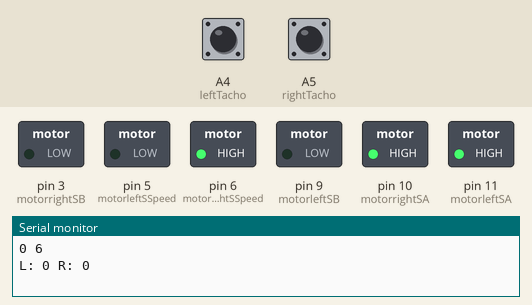
Recording of a sketch running on a simulated Arduino Uno, built with avr-gcc and run on an emulated ATmega328P. Shown: switched loads named in the sketch (green lamp = pin HIGH), the last lines printed to the serial monitor. Inputs (shaded band) come from the test bench; at power-on: A4 (leftTacho) LOW, A5 (rightTacho) LOW.

Above: at 0.06 s.
At 19.93 s:
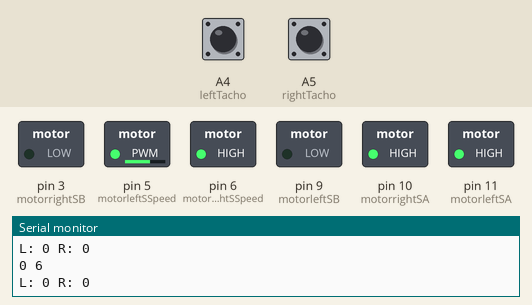
At 29.93 s:
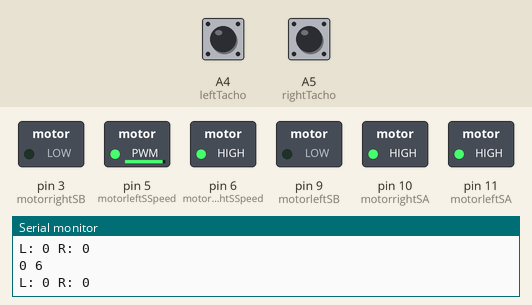
At 39.93 s:
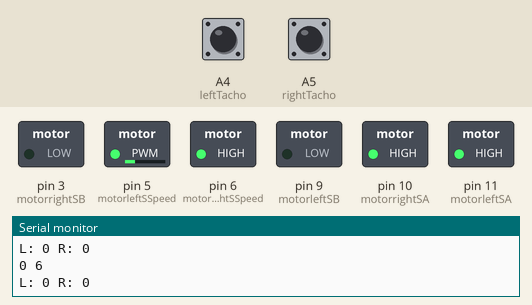
Timing chart, 0 to 40.0 s (numbered marks = the images above):
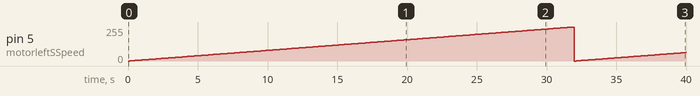

Measured:
- by itself, pin 5 (motorleftSSpeed): 0/255 → 1/255 at 0.13 s, → 2/255 0.12 s later, → 3/255 0.12 s later, → 4/255 0.12 s later, … (320 changes in this stretch)

The sketch:

PID_interrupt.ino
```cpp
#include <stdio.h>

/*This program drives the wheels of the robot forward and uses the tacometers to count the rotations in ticks
The ticks is summed in the variables int stateLeftTaco and int stateRightTaco. Speed is controlled with the variables slowL
and slowR*/

/*Pins setup*/

//Taco meters
  const int leftTacho=A4;
  const int rightTacho=A5;

// sensors
//  int center = 8; //hvid
//  int centerLeftS = 7; //lilla
//  int centerRightS = 13; //grøn
//  int leftS = 4; //blå
//  int rightS = 2; //brun

// motor pins
  int motorleftSA=11; // pin 11 på arduino forbundet til pin 2 på motor driver
  int motorrightSA=10; // pin 10 på arduino forbundet til pin 10 på motor driver
  int motorleftSB=9; // pin 9 på arduino forbundet til pin 7 på motor driver
  int motorrightSB=3; // pin 3 på arduino forbundet til pin 15 på motor driver
  int motorleftSSpeed=5; // pin 5 på arduino forbundet til pin 1 på motor driver
  int motorrightSSpeed=6; // pin 6 på arduino forbundet til pin 9 på motor driver

/*global variables*/
//sum taco counts
  int countleftTacho=0;
  int countrightTacho=0;

//tacho state checks
  int stateleftTacho=0;
  int leftlastTachostate=0;
  int staterightTacho=0;
  int rightlastTachostate=0;

//Function prototypes
  int tachL(); // function to check left taco and eventually inc. taco counter
  int tachR(); // function to check right taco and eventually inc. taco counter
  int PIDFunction(short int Duty); // PID function for motor control. requires pwm input as starting point


//Variables
  short int old_Duty = 255; // starting pwm for both motors
  short int NewDUTY = 0; // new pwm after PID
  int PID_TacoL = 0;
  int PID_TacoR = 0;
  int PIDFlag = 0;
  int pwmValue = 0;
  int LTC = 0;
  int RTC = 0;

void setup() {
// enabeling timer 1 for timer interrupt each 0,5 sek
  cli();//stop interrupts

/*
// set timer1 interrupt at 2Hz
  TCCR1A = 0;// set entire TCCR1A register to 0
  TCCR1B = 0;// same for TCCR1B
  TCNT1  = 0;//initialize counter value to 0
  // set compare match register for 1hz increments
  OCR1A = 3906 ;// = (16*10^6) / (4*1024) - 1 (must be <65536)
  // turn on CTC mode
  TCCR1B |= (1 << WGM12);
  // Set CS12 and CS10 bits for 1024 prescaler
  TCCR1B |= (1 << CS12) | (1 << CS10);
  // enable timer compare interrupt
  TIMSK1 |= (1 << OCIE1A);
*/

// set timer1 interrupt at 8Hz
  TCCR1A = 0;// set entire TCCR1A register to 0
  TCCR1B = 0;// same for TCCR1B
  TCNT1  = 0;//initialize counter value to 0
  // set compare match register for 1hz increments
  OCR1A = 1952 ;// = (16*10^6) / (8*1024) - 1 (must be <65536)
  // turn on CTC mode
  TCCR1B |= (1 << WGM12);
  // Set CS12 and CS10 bits for 1024 prescaler
  TCCR1B |= (1 << CS12) | (1 << CS10);
  // enable timer compare interrupt
  TIMSK1 |= (1 << OCIE1A);

  sei();//allow interrupts


/*pin direction setup*/
  // sensors
/*
  pinMode (center, INPUT);
  pinMode (centerLeftS, INPUT);
  pinMode (centerRightS, INPUT);
  pinMode (leftS, INPUT);
  pinMode (rightS, INPUT);
*/

  // motors
  pinMode (motorleftSA, OUTPUT);
  pinMode (motorrightSA, OUTPUT);
  pinMode (motorleftSB, OUTPUT);
  pinMode (motorrightSB, OUTPUT);
  pinMode (motorleftSSpeed, OUTPUT);
  pinMode (motorrightSSpeed, OUTPUT);

  //Tacho meters
  pinMode(rightTacho, INPUT);
  pinMode(leftTacho, INPUT);

  Serial.begin(9600);

  // moter speed settings
  analogWrite(motorleftSSpeed, old_Duty);
  digitalWrite(motorleftSA, 1);
  digitalWrite(motorleftSB, 0);

  analogWrite(motorrightSSpeed, old_Duty);
  digitalWrite(motorrightSA, 1);
  digitalWrite(motorrightSB, 0);
}

void loop() {
  // check left tacho
   LTC = tachL();
  // check right tacho
  RTC = tachR();
  if(PIDFlag == 1){
    old_Duty = PIDFunction(old_Duty);
    Serial.print("L: ");
    Serial.print(LTC);
    Serial.print(" ");
    Serial.print("R: ");
    Serial.println(RTC);
    Serial.println( );
  }
}

/*===================================== interrupts ======================================*/

// interrupt rotine for timer 1 after app. 0,5 sek
ISR(TIMER1_COMPA_vect){
  PID_TacoL = countleftTacho;
  PID_TacoR = countrightTacho;
  countleftTacho = 0;
  countrightTacho = 0;
  PIDFlag = 1;
}

/*===================================== interrupts ======================================*/

/*===================================== functions ======================================*/
/* ************************************ taco functions ******************************** */
  // check left tacho
  int tachL(){
    stateleftTacho = digitalRead(leftTacho); //read the left tacho
    if(stateleftTacho != leftlastTachostate){ //compare the tachostate to the last tachostate, if change enter the loop
      if(leftlastTachostate==0){
        leftlastTachostate=1;
      }else{
        leftlastTachostate=0;
      }
      if(stateleftTacho==HIGH)  { //if the state is high the Tacho went from low to high
        countleftTacho++; //increment left tacho counter
        return countleftTacho;
      }
    }
  }

  // check right tacho
  int tachR(){
    staterightTacho=digitalRead (rightTacho); //read the right tacho
    if(staterightTacho != rightlastTachostate) { //compare the tachostate to the last tachostate, if change enter the loop
      if(rightlastTachostate==0) {
          rightlastTachostate=1;
      }else{
        rightlastTachostate=0;
      }
      if (staterightTacho==HIGH)  { //if the state is high the Tacho went from low to high
        countrightTacho++; //increment left tacho counter
        return countrightTacho;
      }
    }
  }

/* ************************************ taco functions ******************************** */

/* ************************************ PID functions ********************************* */
  // PID function
  int PIDFunction(short int Duty){
    PIDFlag = 0; // clear PIDFlag for next interrupt
    const float Kp_value = 0.1;
    const float Ki_value = 0.1;
    const float Kd_value = 0.0001;

    short int ErrorTL;    // error value taco left
    float PTL;        // Holds the calculated Proportional value for taco left
    float ITL;        // integral for left taco
    short int I_errorTL;  // Holds the calculated Integral value for left taco
    float DTL;        // Holds the calculated Differential value for left taco
    short int D_errorTL;  // Holds the derivative error for left taco
    short const int SetPoint = 6;
    short int old_Duty = Duty; // store function input (pwm) for use in function


    // Error of Set point vs FB for left taco
    ErrorTL = (SetPoint - PID_TacoL); // setpoint is wished value, FB is output from taco

    // P factor and error
    PTL = Kp_value * ErrorTL;

    // I_erro over time factor of the I term
    I_errorTL += ErrorTL;

    // Set up a Integral windup protection. Set a max and a min level for the I error

    // I factor over time. Remember I is error over time. Which means if error is 1 over two iteration error is now 2
    ITL = Ki_value * I_errorTL;

    // D factor of the PID
    DTL = Kd_value * (D_errorTL - ErrorTL);
    // The New error becomes the error the D expects and if not the same it will adjust for it.
    D_errorTL = ErrorTL;

    // the PID SUM Logic
    NewDUTY = old_Duty + (PTL + ITL + DTL);

//    Serial.print("Error: ");
//    Serial.println(ErrorTL);
//    Serial.print("old: ");
    Serial.print(LTC);
    Serial.print(" ");
    Serial.println(SetPoint);
//    Serial.print("new: ");
//    Serial.println(NewDUTY);
    //load the new duty cycle to the variable of the old so you can adjust for it.
    old_Duty = NewDUTY;

     // You can also implement a min max for your PWM value before you send it further.

     analogWrite(motorleftSSpeed, NewDUTY);
     return old_Duty;

}
/* ************************************ PID functions ********************************* */
/*===================================== functions ======================================*/
```
